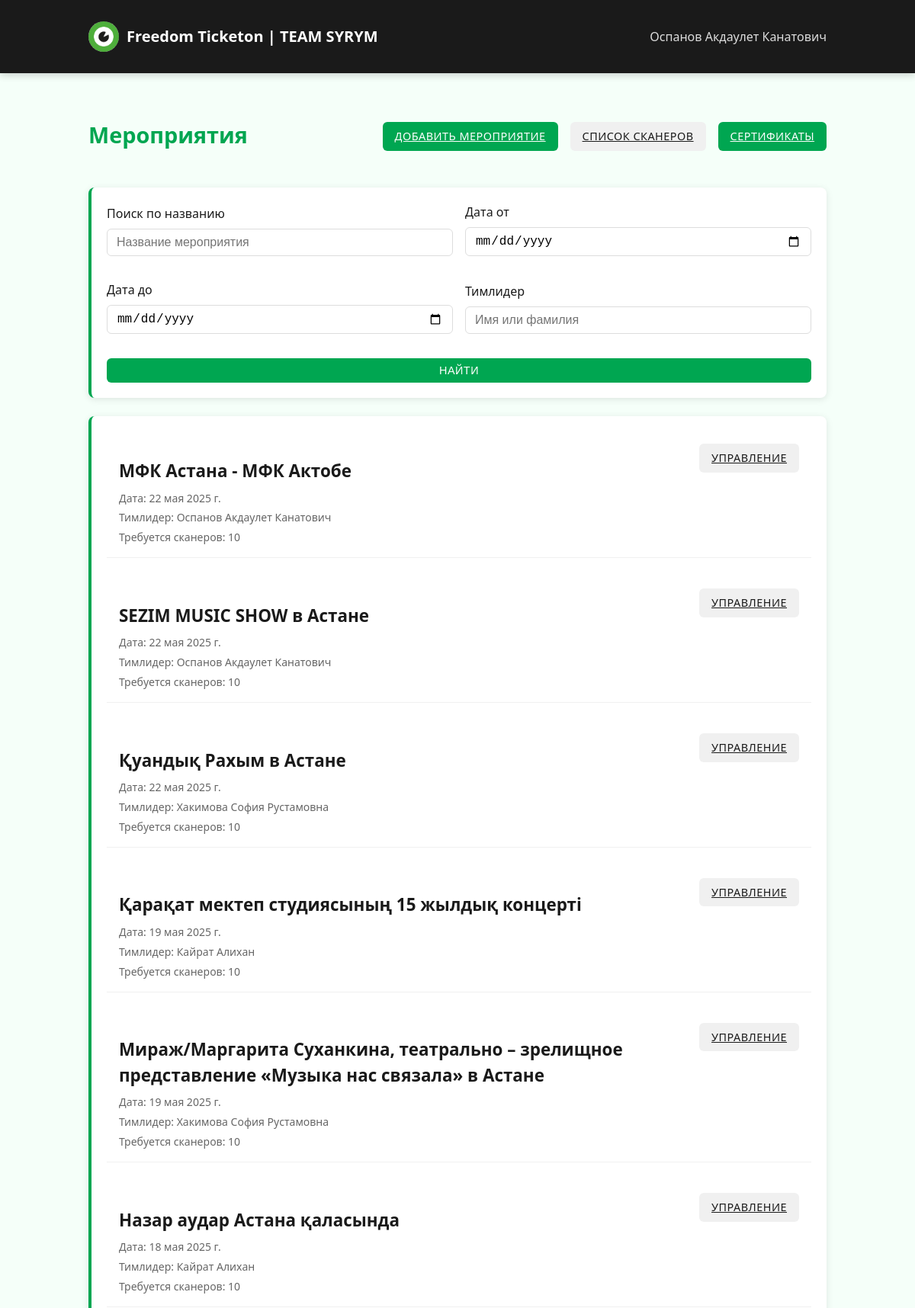
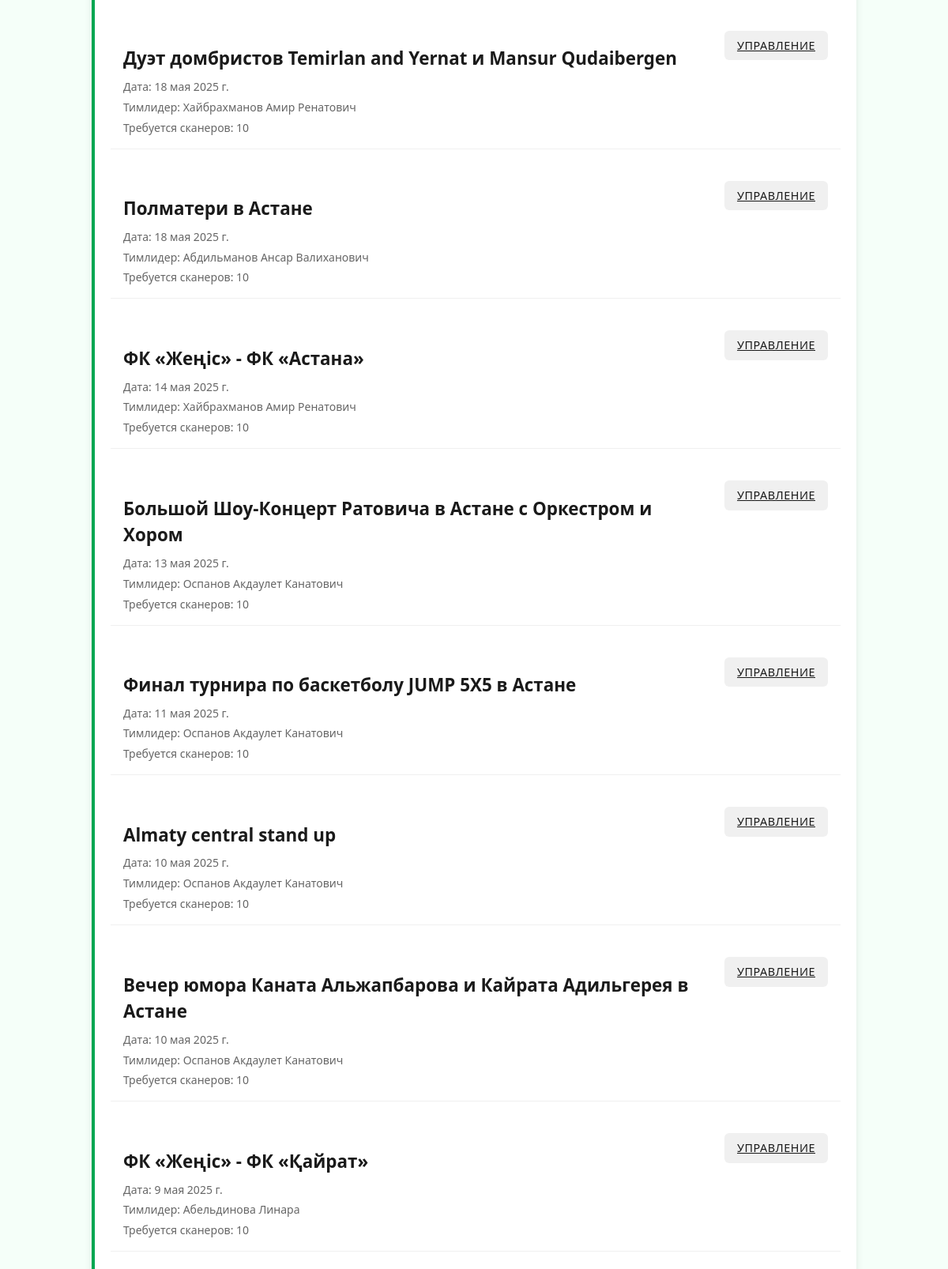
The app's page /events/?page=2 (signed in, upper part) with its own data (2 pictures, top to bottom).
### core/models.py (models this page shows, shortened)
class Event(models.Model):
    name = models.CharField(max_length=200)
    date = models.DateField()
    start_date = models.DateField(null=True, blank=True)
    end_date = models.DateField(null=True, blank=True)
    location = models.CharField(max_length=200, default='Астана')
    description = models.TextField(blank=True, default='')
    created_by = models.ForeignKey(User, on_delete=models.CASCADE)
    created_at = models.DateTimeField(default=timezone.now)
    code = models.CharField(max_length=10, default='DEFAULT000')
    duration_hours = models.FloatField(default=1.0)
    max_scanners = models.IntegerField(default=10)

### core/views.py (the view)
# urls.py: path('events/', views.events_list, name='events'),
@team_leader_required
def events_list(request):
    events = Event.objects.all().order_by('-date')
    q = request.GET.get('q', '').strip()
    if q:
        events = events.filter(name__icontains=q)
    date_from = request.GET.get('date_from')
    date_to = request.GET.get('date_to')
    if date_from:
        events = events.filter(date__gte=date_from)
    if date_to:
        events = events.filter(date__lte=date_to)
    leader = request.GET.get('leader')
    if leader:
        events = events.filter(created_by__first_name__icontains=leader) | events.filter(created_by__last_name__icontains=leader)
    paginator = Paginator(events, 20)
    page_number = request.GET.get('page')
    page_obj = paginator.get_page(page_number)
    return render(request, 'core/events_list.html', {
        'events': page_obj.object_list,
        'page_obj': page_obj,
        'q': q,
        'date_from': date_from,
        'date_to': date_to,
        'leader': leader,
    })

### core/models.py (called while the page is built)
def is_team_leader(user):
    return user.groups.filter(name='Тимлидеры').exists()

### core/views.py (called while the page is built)
def is_team_leader_or_admin(user):
    return user.is_authenticated and (user.is_team_leader or user.is_staff)

### templates/core/events_list.html (shortened to what this page needs)
{% extends 'base.html' %}
{% block content %}
<div class="flex justify-between items-center mb-3" style="flex-wrap: wrap; gap: 1rem;">
    <h1>Мероприятия</h1>
    <div class="flex gap-2" style="flex-wrap: wrap;">
        <a href="{% url 'event_create' %}" class="btn btn-primary">Добавить мероприятие</a>
        <a href="{% url 'all_scanners_list' %}" class="btn btn-secondary">Список сканеров</a>
        <a href="{% url 'scanner_certificates' %}" class="btn btn-success">Сертификаты</a>
    </div>
</div>
<form method="get" class="card mb-3 table-responsive" style="display: flex; flex-wrap: wrap; gap: 1rem; align-items: end;">
    <div style="flex:1; min-width: 180px; width: 100%;">
        <label for="q">Поиск по названию</label>
        <input type="text" id="q" name="q" class="form-control" value="{{ q|default:'' }}" placeholder="Название мероприятия">
    </div>
    <div style="min-width: 150px; width: calc(50% - 0.5rem);">
        <label for="date_from">Дата от</label>
        <input type="date" id="date_from" name="date_from" class="form-control" value="{{ date_from|default:'' }}">
    </div>
    <div style="min-width: 150px; width: calc(50% - 0.5rem);">
        <label for="date_to">Дата до</label>
        <input type="date" id="date_to" name="date_to" class="form-control" value="{{ date_to|default:'' }}">
    </div>
    <div style="flex:1; min-width: 180px; width: 100%;">
        <label for="leader">Тимлидер</label>
        <input type="text" id="leader" name="leader" class="form-control" value="{{ leader|default:'' }}" placeholder="Имя или фамилия">
    </div>
    <div style="min-width: 120px; width: 100%;">
        <button type="submit" class="btn btn-primary" style="width: 100%;">Найти</button>
    </div>
</form>
{% if events %}
<div class="card table-responsive">
    {% for event in events %}
    <div class="event-item {% if not forloop.last %}mb-3{% endif %}" style="padding: 1rem; border-bottom: 1px solid var(--gray-color); {% if forloop.last %}border-bottom: none;{% endif %}">
        <div style="display: flex; flex-wrap: wrap; justify-content: space-between; align-items: flex-start; gap: 1rem;">
            <div style="flex: 1; min-width: 200px;">
                <h2 class="mb-1" style="word-break: break-word;">{{ event.name }}</h2>
                <div class="text-sm" style="color: #666;">
                    <div style="margin-bottom: 0.3rem;">Дата: {{ event.date }}</div>
                    <div style="margin-bottom: 0.3rem;">Тимлидер: {{ event.created_by.first_name }} {{ event.created_by.last_name }}</div>
                    <div>Требуется сканеров: {{ event.max_scanners }}</div>
                </div>
            </div>
            <a href="{% url 'event_edit' event.id %}" class="btn btn-secondary" style="align-self: flex-start;">Управление</a>
        </div>
    </div>
    {% endfor %}
</div>
{% else %}
<div class="card" style="text-align: center; padding: 3rem 1rem;">
    <div style="font-size: 3rem; color: #ccc; margin-bottom: 1rem;">📅</div>
    <h2>Нет мероприятий по заданным условиям</h2>
    <p class="mb-3" style="color: #666;">Измените фильтры или создайте новое мероприятие</p>
</div>
{% endif %}
{% endblock %}

### templates/base.html (shortened to what this page needs)
{% load static %}
<!DOCTYPE html>
<html lang="ru">
<head>
    <link rel="stylesheet" href="{% static 'css/main.css' %}">
</head>
<body>
    <nav class="navbar">
        <div class="container">
            <div class="navbar-top">
                <a href="{% url 'home' %}" class="navbar-brand">
                    <img src="{% static 'img/freedom_logo.jpg' %}" alt="Freedom Logo" class="logo">
                    <span class="brand-text">Freedom Ticketon | TEAM SYRYM</span>
                </a>
            </div>
            {% if user.is_authenticated %}
            <ul class="navbar-nav" id="mobileMenu">
                <li class="nav-item">
                    <span class="nav-link">{{ user.first_name }} {{ user.last_name }}</span>
                </li>
            </ul>
            {% endif %}
        </div>
    </nav>
    <div class="container mt-3">
        {% block content %}{% endblock %}
    </div>
</body>
</html>

### static/css/main.css (style rules this page uses)
:root { --primary-color: #00a651; --primary-hover: #008442; --accent-color: #4dc075; --light-color: #f5fff9; --dark-color: #1a1a1a; --gray-color: #f0f0f0; --text-color: #333; --danger-color: #d84040; --success-color: #00a651; }
body { font-family: "Segoe UI", -apple-system, BlinkMacSystemFont, Roboto, Oxygen, Ubuntu, sans-serif; background-color: var(--light-color); color: var(--text-color); line-height: 1.5; margin: 0; padding: 0; -webkit-font-smoothing: antialiased; -moz-osx-font-smoothing: grayscale; }
.container { width: 100%; max-width: 1000px; margin: 0 auto; padding: 1rem; box-sizing: border-box; }
.card { background: white; border-radius: 8px; box-shadow: 0 2px 10px rgba(0, 0, 0, 0.1); padding: 20px; margin-bottom: 20px; border-left: 4px solid var(--primary-color); overflow: hidden; }
h1, h2, h3 { color: var(--dark-color); font-weight: 600; word-wrap: break-word; }
h1 { font-size: 1.8rem; margin-bottom: 1.5rem; color: var(--primary-color); }
h2 { font-size: 1.4rem; margin-bottom: 1rem; color: var(--dark-color); }
.form-control { display: block; width: 100%; padding: 0.5rem 0.75rem; border: 1px solid #ddd; border-radius: 6px; margin-bottom: 1rem; font-size: 1rem; transition: all 0.2s ease; box-sizing: border-box; }
label { display: block; margin-bottom: 0.5rem; font-weight: 500; color: var(--dark-color); }
.btn { padding: 0.5rem 1rem; border-radius: 6px; border: none; cursor: pointer; font-weight: 500; transition: background-color 0.2s, transform 0.1s; text-transform: uppercase; letter-spacing: 0.5px; font-size: 0.9rem; display: inline-block; text-align: center; }
.btn-primary { background-color: var(--primary-color); color: white; }
.btn-secondary { background-color: var(--gray-color); color: var(--dark-color); }
.btn-success { background-color: var(--success-color); color: white; }
.mb-1 { margin-bottom: 0.5rem; }
.mb-3 { margin-bottom: 1.5rem; }
.mt-3 { margin-top: 1.5rem; }
.flex { display: flex; }
.items-center { align-items: center; }
.justify-between { justify-content: space-between; }
.gap-2 { gap: 1rem; }
.text-sm { font-size: 0.875rem; }
.navbar { background-color: var(--dark-color); color: white; padding: 0.75rem 0; box-shadow: 0 2px 10px rgba(0,0,0,0.2); position: relative; }
.navbar .container { display: flex; justify-content: space-between; align-items: center; }
.navbar-brand { font-size: 1.25rem; font-weight: 600; color: white; text-decoration: none; display: flex; align-items: center; }
.navbar-nav { display: flex; list-style: none; margin: 0; padding: 0; }
.nav-item { margin-left: 1.5rem; }
.nav-link { color: rgba(255, 255, 255, 0.85); text-decoration: none; transition: color 0.2s; position: relative; padding: 0.5rem 0; }
.nav-link::after { content: ''; position: absolute; bottom: 0; left: 0; width: 0; height: 2px; background-color: var(--primary-color); transition: width 0.3s; }

### templates/base.html (style rules this page uses)
.logo { width: 40px; height: 40px; margin-right: 10px; border-radius: 50%; }
.navbar-brand { display: flex; align-items: center; }

### records on screen
Event: name "МФК Астана - МФК Актобе", date "22 мая 2025 г.", created_by.first_name "Оспанов", created_by.last_name "Акдаулет Канатович", max_scanners "10"
Event: name "SEZIM MUSIC SHOW в Астане", date "22 мая 2025 г.", created_by.first_name "Оспанов", created_by.last_name "Акдаулет Канатович", max_scanners "10"
Event: name "Қуандық Рахым в Астане", date "22 мая 2025 г.", created_by.first_name "Хакимова", created_by.last_name "София Рустамовна", max_scanners "10"
Event: name "Қарақат мектеп студиясының 15 жылдық концерті", date "19 мая 2025 г.", created_by.first_name "Кайрат", created_by.last_name "Алихан", max_scanners "10"
Event: name "Мираж/Маргарита Суханкина, театрально – зрелищное представление «Музыка нас связала» в Астане", date "19 мая 2025 г.", created_by.first_name "Хакимова", created_by.last_name "София Рустамовна", max_scanners "10"
Event: name "Назар аудар Астана қаласында", date "18 мая 2025 г.", created_by.first_name "Кайрат", created_by.last_name "Алихан", max_scanners "10"
Event: name "Дуэт домбристов Temirlan and Yernat и Mansur Qudaibergen", date "18 мая 2025 г.", created_by.first_name "Хайбрахманов", created_by.last_name "Амир Ренатович", max_scanners "10"
Event: name "Полматери в Астане", date "18 мая 2025 г.", created_by.first_name "Абдильманов", created_by.last_name "Ансар Валиханович", max_scanners "10"
Event: name "ФК «Жеңіс» - ФК «Астана»", date "14 мая 2025 г.", created_by.first_name "Хайбрахманов", created_by.last_name "Амир Ренатович", max_scanners "10"
Event: name "Большой Шоу-Концерт Ратовича в Астане с Оркестром и Хором", date "13 мая 2025 г.", created_by.first_name "Оспанов", created_by.last_name "Акдаулет Канатович", max_scanners "10"
Event: name "Финал турнира по баскетболу JUMP 5X5 в Астане", date "11 мая 2025 г.", created_by.first_name "Оспанов", created_by.last_name "Акдаулет Канатович", max_scanners "10"
Event: name "Almaty central stand up", date "10 мая 2025 г.", created_by.first_name "Оспанов", created_by.last_name "Акдаулет Канатович", max_scanners "10"
Event: name "Вечер юмора Каната Альжапбарова и Кайрата Адильгерея в Астане", date "10 мая 2025 г.", created_by.first_name "Оспанов", created_by.last_name "Акдаулет Канатович", max_scanners "10"
Event: name "ФК «Жеңіс» - ФК «Қайрат»", date "9 мая 2025 г.", created_by.first_name "Абельдинова", created_by.last_name "Линара", max_scanners "10"

### other values on screen
{{ user.first_name }} "Оспанов"
{{ user.last_name }} "Акдаулет Канатович"
